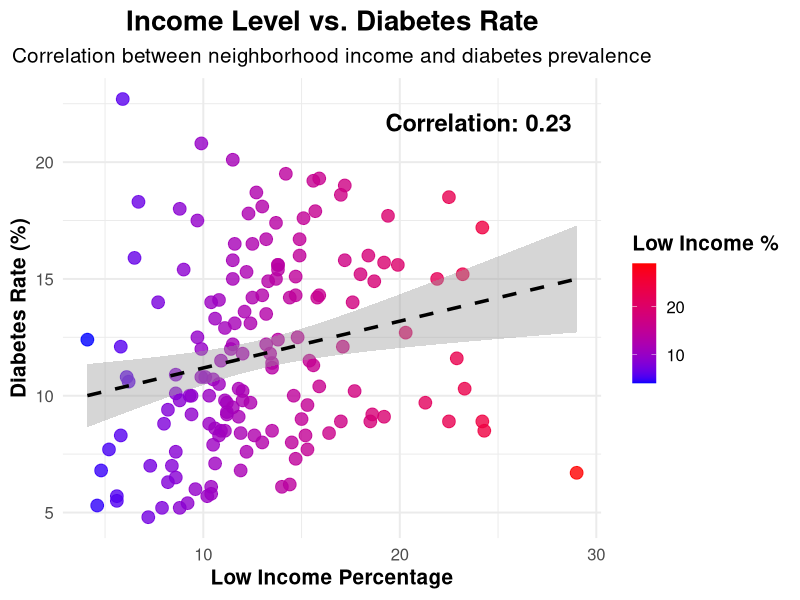

Write the R code that produced this figure.
## ---- chunk 1
knitr::opts_chunk$set(echo = TRUE)
## ---- chunk 2
# Load necessary libraries
library(ggplot2)
library(dplyr)

# Load the datasets
income_data <- read.csv("Toronto_Income.csv", check.names = FALSE, stringsAsFactors = FALSE)
diabetes_data <- read.csv("1_AHD_Diabetes_FY2022_TOR_d2023.csv", check.names = FALSE, stringsAsFactors = FALSE)

# Standardizing column names by trimming extra spaces
colnames(income_data) <- trimws(colnames(income_data))
colnames(diabetes_data) <- trimws(colnames(diabetes_data))

# Manually select the correct columns
neighbourhood_column_income <- "Neighbourhood Name"
neighbourhood_column_diabetes <- "Neighbourhood Name"

low_income_column <- "POPULATION IN LOW-INCOME BASED ON LOW-INCOME MEASURE - AFTER-TAX (LIM-AT) In LIM-AT (%)"
diabetes_rate_column <- "Age-Standardized † rate (/100) of Diabetes 2021/22, All Ages 20+ Total"

# Select relevant columns
income_selected <- income_data %>%
  select(all_of(neighbourhood_column_income), all_of(low_income_column)) %>%
  rename(Neighbourhood = all_of(neighbourhood_column_income),
         Low_Income_Percentage = all_of(low_income_column))

diabetes_selected <- diabetes_data %>%
  select(all_of(neighbourhood_column_diabetes), all_of(diabetes_rate_column)) %>%
  rename(Neighbourhood = all_of(neighbourhood_column_diabetes),
         Diabetes_Rate = all_of(diabetes_rate_column))

# Convert columns to numeric (removing non-numeric characters if needed)
income_selected$Low_Income_Percentage <- as.numeric(gsub("[^0-9.]", "", income_selected$Low_Income_Percentage))
diabetes_selected$Diabetes_Rate <- as.numeric(gsub("[^0-9.]", "", diabetes_selected$Diabetes_Rate))

# Merging datasets on Neighbourhood Name
merged_data <- inner_join(income_selected, diabetes_selected, by = "Neighbourhood")

# Checking for missing values
print(paste("Total missing values:", sum(is.na(merged_data))))

# Compute correlation (only if data is numeric and has no missing values)
if (sum(is.na(merged_data$Low_Income_Percentage)) == 0 & sum(is.na(merged_data$Diabetes_Rate)) == 0) {
  correlation <- cor(merged_data$Low_Income_Percentage, merged_data$Diabetes_Rate, use = "complete.obs")
} else {
  correlation <- NA
  print("Warning: Missing values in dataset, correlation may not be accurate.")
}

# Fancy scatter plot
ggplot(merged_data, aes(x = Low_Income_Percentage, y = Diabetes_Rate)) +
  geom_point(aes(color = Low_Income_Percentage), size = 4, alpha = 0.8) +  # Stylish dots with color gradient
  scale_color_gradient(low = "blue", high = "red") +  # Gradient from blue to red
  geom_smooth(method = "lm", se = TRUE, color = "black", linetype = "dashed", linewidth = 1.2) +  # Use linewidth instead of size
  annotate("text", x = max(merged_data$Low_Income_Percentage) - 5, 
           y = max(merged_data$Diabetes_Rate) - 1, 
           label = paste("Correlation:", round(correlation, 2)), 
           size = 6, fontface = "bold", color = "black") +  # Add correlation annotation
  labs(title = "Income Level vs. Diabetes Rate",
       subtitle = "Correlation between neighborhood income and diabetes prevalence",
       x = "Low Income Percentage",
       y = "Diabetes Rate (%)",
       color = "Low Income %") +
  theme_minimal(base_size = 15) +  # Clean modern theme
  theme(
    plot.title = element_text(face = "bold", size = 20, hjust = 0.5),
    plot.subtitle = element_text(size = 15, hjust = 0.5),
    axis.title = element_text(face = "bold"),
    legend.position = "right",
    legend.title = element_text(face = "bold")
  )

